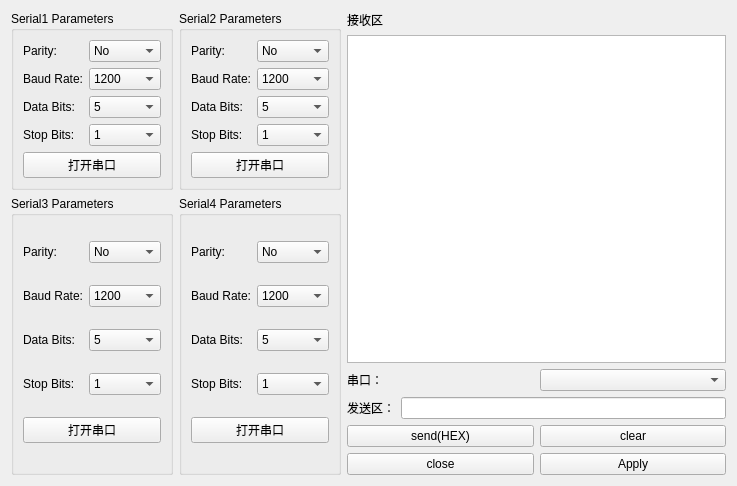
<?xml version="1.0" encoding="UTF-8"?>
<ui version="4.0">
 <class>SerialSetting</class>
 <widget class="QWidget" name="SerialSetting">
  <property name="geometry">
   <rect>
    <x>0</x>
    <y>0</y>
    <width>737</width>
    <height>486</height>
   </rect>
  </property>
  <property name="windowTitle">
   <string>Form</string>
  </property>
  <layout class="QGridLayout" name="gridLayout_2">
   <item row="0" column="0">
    <widget class="QGroupBox" name="groupBox">
     <property name="title">
      <string>Serial1 Parameters</string>
     </property>
     <layout class="QGridLayout" name="gridLayout">
      <item row="3" column="1">
       <widget class="QComboBox" name="stopBitsCombo10">
        <item>
         <property name="text">
          <string>1</string>
         </property>
        </item>
        <item>
         <property name="text">
          <string>2</string>
         </property>
        </item>
        <item>
         <property name="text">
          <string>3</string>
         </property>
        </item>
       </widget>
      </item>
      <item row="0" column="0">
       <widget class="QLabel" name="label_2">
        <property name="text">
         <string>Parity:</string>
        </property>
       </widget>
      </item>
      <item row="2" column="1">
       <widget class="QComboBox" name="dataBitsCombo10">
        <item>
         <property name="text">
          <string>5</string>
         </property>
        </item>
        <item>
         <property name="text">
          <string>6</string>
         </property>
        </item>
        <item>
         <property name="text">
          <string>7</string>
         </property>
        </item>
        <item>
         <property name="text">
          <string>8</string>
         </property>
        </item>
       </widget>
      </item>
      <item row="3" column="0">
       <widget class="QLabel" name="label_5">
        <property name="text">
         <string>Stop Bits:</string>
        </property>
       </widget>
      </item>
      <item row="2" column="0">
       <widget class="QLabel" name="label_4">
        <property name="text">
         <string>Data Bits:</string>
        </property>
       </widget>
      </item>
      <item row="1" column="0">
       <widget class="QLabel" name="label_3">
        <property name="text">
         <string>Baud Rate:</string>
        </property>
       </widget>
      </item>
      <item row="1" column="1">
       <widget class="QComboBox" name="baudCombo10">
        <item>
         <property name="text">
          <string>1200</string>
         </property>
        </item>
        <item>
         <property name="text">
          <string>2400</string>
         </property>
        </item>
        <item>
         <property name="text">
          <string>4800</string>
         </property>
        </item>
        <item>
         <property name="text">
          <string>9600</string>
         </property>
        </item>
        <item>
         <property name="text">
          <string>19200</string>
         </property>
        </item>
        <item>
         <property name="text">
          <string>38400</string>
         </property>
        </item>
        <item>
         <property name="text">
          <string>57600</string>
         </property>
        </item>
        <item>
         <property name="text">
          <string>115200</string>
         </property>
        </item>
       </widget>
      </item>
      <item row="0" column="1">
       <widget class="QComboBox" name="parityCombo10">
        <item>
         <property name="text">
          <string>No</string>
         </property>
        </item>
        <item>
         <property name="text">
          <string>Even</string>
         </property>
        </item>
        <item>
         <property name="text">
          <string>Odd</string>
         </property>
        </item>
        <item>
         <property name="text">
          <string>Space</string>
         </property>
        </item>
        <item>
         <property name="text">
          <string>Mark</string>
         </property>
        </item>
       </widget>
      </item>
      <item row="4" column="0" colspan="2">
       <widget class="QPushButton" name="serial1PushButton">
        <property name="text">
         <string>打开串口</string>
        </property>
       </widget>
      </item>
     </layout>
    </widget>
   </item>
   <item row="0" column="1">
    <widget class="QGroupBox" name="groupBox_1">
     <property name="title">
      <string>Serial2 Parameters</string>
     </property>
     <layout class="QGridLayout" name="gridLayout_4">
      <item row="0" column="0">
       <widget class="QLabel" name="label_14">
        <property name="text">
         <string>Parity:</string>
        </property>
       </widget>
      </item>
      <item row="1" column="0">
       <widget class="QLabel" name="label_15">
        <property name="text">
         <string>Baud Rate:</string>
        </property>
       </widget>
      </item>
      <item row="0" column="1">
       <widget class="QComboBox" name="parityCombo11">
        <item>
         <property name="text">
          <string>No</string>
         </property>
        </item>
        <item>
         <property name="text">
          <string>Even</string>
         </property>
        </item>
        <item>
         <property name="text">
          <string>Odd</string>
         </property>
        </item>
        <item>
         <property name="text">
          <string>Space</string>
         </property>
        </item>
        <item>
         <property name="text">
          <string>Mark</string>
         </property>
        </item>
       </widget>
      </item>
      <item row="2" column="0">
       <widget class="QLabel" name="label_16">
        <property name="text">
         <string>Data Bits:</string>
        </property>
       </widget>
      </item>
      <item row="2" column="1">
       <widget class="QComboBox" name="dataBitsCombo11">
        <item>
         <property name="text">
          <string>5</string>
         </property>
        </item>
        <item>
         <property name="text">
          <string>6</string>
         </property>
        </item>
        <item>
         <property name="text">
          <string>7</string>
         </property>
        </item>
        <item>
         <property name="text">
          <string>8</string>
         </property>
        </item>
       </widget>
      </item>
      <item row="3" column="0">
       <widget class="QLabel" name="label_17">
        <property name="text">
         <string>Stop Bits:</string>
        </property>
       </widget>
      </item>
      <item row="3" column="1">
       <widget class="QComboBox" name="stopBitsCombo11">
        <item>
         <property name="text">
          <string>1</string>
         </property>
        </item>
        <item>
         <property name="text">
          <string>2</string>
         </property>
        </item>
        <item>
         <property name="text">
          <string>3</string>
         </property>
        </item>
       </widget>
      </item>
      <item row="1" column="1">
       <widget class="QComboBox" name="baudCombo11">
        <item>
         <property name="text">
          <string>1200</string>
         </property>
        </item>
        <item>
         <property name="text">
          <string>2400</string>
         </property>
        </item>
        <item>
         <property name="text">
          <string>4800</string>
         </property>
        </item>
        <item>
         <property name="text">
          <string>9600</string>
         </property>
        </item>
        <item>
         <property name="text">
          <string>19200</string>
         </property>
        </item>
        <item>
         <property name="text">
          <string>38400</string>
         </property>
        </item>
        <item>
         <property name="text">
          <string>57600</string>
         </property>
        </item>
        <item>
         <property name="text">
          <string>115200</string>
         </property>
        </item>
       </widget>
      </item>
      <item row="4" column="0" colspan="2">
       <widget class="QPushButton" name="serial2PushButton">
        <property name="text">
         <string>打开串口</string>
        </property>
       </widget>
      </item>
     </layout>
    </widget>
   </item>
   <item row="0" column="2" rowspan="2">
    <layout class="QVBoxLayout" name="verticalLayout">
     <item>
      <widget class="QLabel" name="label_26">
       <property name="text">
        <string>接收区</string>
       </property>
      </widget>
     </item>
     <item>
      <widget class="QTextBrowser" name="textBrowser"/>
     </item>
    </layout>
   </item>
   <item row="1" column="0" rowspan="5">
    <widget class="QGroupBox" name="groupBox_2">
     <property name="title">
      <string>Serial3 Parameters</string>
     </property>
     <layout class="QGridLayout" name="gridLayout_5">
      <item row="0" column="0">
       <widget class="QLabel" name="label_18">
        <property name="text">
         <string>Parity:</string>
        </property>
       </widget>
      </item>
      <item row="0" column="1">
       <widget class="QComboBox" name="parityCombo12">
        <item>
         <property name="text">
          <string>No</string>
         </property>
        </item>
        <item>
         <property name="text">
          <string>Even</string>
         </property>
        </item>
        <item>
         <property name="text">
          <string>Odd</string>
         </property>
        </item>
        <item>
         <property name="text">
          <string>Space</string>
         </property>
        </item>
        <item>
         <property name="text">
          <string>Mark</string>
         </property>
        </item>
       </widget>
      </item>
      <item row="1" column="0">
       <widget class="QLabel" name="label_19">
        <property name="text">
         <string>Baud Rate:</string>
        </property>
       </widget>
      </item>
      <item row="1" column="1">
       <widget class="QComboBox" name="baudCombo12">
        <item>
         <property name="text">
          <string>1200</string>
         </property>
        </item>
        <item>
         <property name="text">
          <string>2400</string>
         </property>
        </item>
        <item>
         <property name="text">
          <string>4800</string>
         </property>
        </item>
        <item>
         <property name="text">
          <string>9600</string>
         </property>
        </item>
        <item>
         <property name="text">
          <string>19200</string>
         </property>
        </item>
        <item>
         <property name="text">
          <string>38400</string>
         </property>
        </item>
        <item>
         <property name="text">
          <string>57600</string>
         </property>
        </item>
        <item>
         <property name="text">
          <string>115200</string>
         </property>
        </item>
       </widget>
      </item>
      <item row="2" column="0">
       <widget class="QLabel" name="label_20">
        <property name="text">
         <string>Data Bits:</string>
        </property>
       </widget>
      </item>
      <item row="2" column="1">
       <widget class="QComboBox" name="dataBitsCombo12">
        <item>
         <property name="text">
          <string>5</string>
         </property>
        </item>
        <item>
         <property name="text">
          <string>6</string>
         </property>
        </item>
        <item>
         <property name="text">
          <string>7</string>
         </property>
        </item>
        <item>
         <property name="text">
          <string>8</string>
         </property>
        </item>
       </widget>
      </item>
      <item row="3" column="0">
       <widget class="QLabel" name="label_21">
        <property name="text">
         <string>Stop Bits:</string>
        </property>
       </widget>
      </item>
      <item row="3" column="1">
       <widget class="QComboBox" name="stopBitsCombo12">
        <item>
         <property name="text">
          <string>1</string>
         </property>
        </item>
        <item>
         <property name="text">
          <string>2</string>
         </property>
        </item>
        <item>
         <property name="text">
          <string>3</string>
         </property>
        </item>
       </widget>
      </item>
      <item row="4" column="0" colspan="2">
       <widget class="QPushButton" name="serial3PushButton">
        <property name="text">
         <string>打开串口</string>
        </property>
       </widget>
      </item>
     </layout>
    </widget>
   </item>
   <item row="1" column="1" rowspan="5">
    <widget class="QGroupBox" name="groupBox_3">
     <property name="title">
      <string>Serial4 Parameters</string>
     </property>
     <layout class="QGridLayout" name="gridLayout_6">
      <item row="2" column="1">
       <widget class="QComboBox" name="dataBitsCombo13">
        <item>
         <property name="text">
          <string>5</string>
         </property>
        </item>
        <item>
         <property name="text">
          <string>6</string>
         </property>
        </item>
        <item>
         <property name="text">
          <string>7</string>
         </property>
        </item>
        <item>
         <property name="text">
          <string>8</string>
         </property>
        </item>
       </widget>
      </item>
      <item row="0" column="0">
       <widget class="QLabel" name="label_22">
        <property name="text">
         <string>Parity:</string>
        </property>
       </widget>
      </item>
      <item row="3" column="0">
       <widget class="QLabel" name="label_25">
        <property name="text">
         <string>Stop Bits:</string>
        </property>
       </widget>
      </item>
      <item row="1" column="1">
       <widget class="QComboBox" name="baudCombo13">
        <item>
         <property name="text">
          <string>1200</string>
         </property>
        </item>
        <item>
         <property name="text">
          <string>2400</string>
         </property>
        </item>
        <item>
         <property name="text">
          <string>4800</string>
         </property>
        </item>
        <item>
         <property name="text">
          <string>9600</string>
         </property>
        </item>
        <item>
         <property name="text">
          <string>19200</string>
         </property>
        </item>
        <item>
         <property name="text">
          <string>38400</string>
         </property>
        </item>
        <item>
         <property name="text">
          <string>57600</string>
         </property>
        </item>
        <item>
         <property name="text">
          <string>115200</string>
         </property>
        </item>
       </widget>
      </item>
      <item row="2" column="0">
       <widget class="QLabel" name="label_24">
        <property name="text">
         <string>Data Bits:</string>
        </property>
       </widget>
      </item>
      <item row="3" column="1">
       <widget class="QComboBox" name="stopBitsCombo13">
        <item>
         <property name="text">
          <string>1</string>
         </property>
        </item>
        <item>
         <property name="text">
          <string>2</string>
         </property>
        </item>
        <item>
         <property name="text">
          <string>3</string>
         </property>
        </item>
       </widget>
      </item>
      <item row="0" column="1">
       <widget class="QComboBox" name="parityCombo13">
        <item>
         <property name="text">
          <string>No</string>
         </property>
        </item>
        <item>
         <property name="text">
          <string>Even</string>
         </property>
        </item>
        <item>
         <property name="text">
          <string>Odd</string>
         </property>
        </item>
        <item>
         <property name="text">
          <string>Space</string>
         </property>
        </item>
        <item>
         <property name="text">
          <string>Mark</string>
         </property>
        </item>
       </widget>
      </item>
      <item row="1" column="0">
       <widget class="QLabel" name="label_23">
        <property name="text">
         <string>Baud Rate:</string>
        </property>
       </widget>
      </item>
      <item row="4" column="0" colspan="2">
       <widget class="QPushButton" name="serial4PushButton">
        <property name="text">
         <string>打开串口</string>
        </property>
       </widget>
      </item>
     </layout>
    </widget>
   </item>
   <item row="2" column="2">
    <layout class="QHBoxLayout" name="horizontalLayout_2">
     <item>
      <widget class="QLabel" name="label">
       <property name="text">
        <string>串口：</string>
       </property>
      </widget>
     </item>
     <item>
      <widget class="QComboBox" name="serialComboBox"/>
     </item>
    </layout>
   </item>
   <item row="3" column="2">
    <layout class="QHBoxLayout" name="horizontalLayout_4">
     <item>
      <widget class="QLabel" name="label_27">
       <property name="text">
        <string>发送区：</string>
       </property>
      </widget>
     </item>
     <item>
      <widget class="QLineEdit" name="lineEdit"/>
     </item>
    </layout>
   </item>
   <item row="4" column="2">
    <layout class="QHBoxLayout" name="horizontalLayout_3" stretch="1,1">
     <item>
      <widget class="QPushButton" name="pushButton_2">
       <property name="text">
        <string>send(HEX)</string>
       </property>
      </widget>
     </item>
     <item>
      <widget class="QPushButton" name="pushButton_3">
       <property name="text">
        <string>clear</string>
       </property>
      </widget>
     </item>
    </layout>
   </item>
   <item row="5" column="2">
    <layout class="QHBoxLayout" name="horizontalLayout">
     <item>
      <widget class="QPushButton" name="closePushButton">
       <property name="text">
        <string>close</string>
       </property>
      </widget>
     </item>
     <item>
      <widget class="QPushButton" name="applyButton_5">
       <property name="text">
        <string>Apply</string>
       </property>
      </widget>
     </item>
    </layout>
   </item>
  </layout>
 </widget>
 <resources/>
 <connections/>
</ui>
